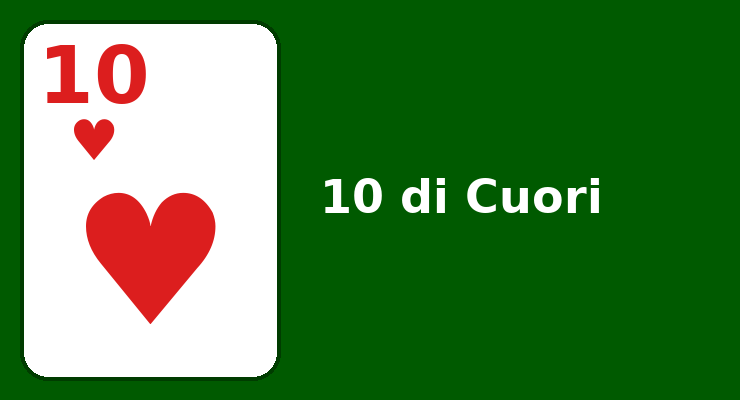
#> input picture backend/10_di_cuori.png, 740 x 400 px, given as the content of the folder card_templates/pokerstars/full, which was not available
$ python card_recognition_fullcard.py
#> lines starting #> are read from the running program, lines starting #| are printed output that depends on the picture; pictures that were not available may be replaced by others from this repository, and a replacement may not be noted
#!/usr/bin/env python3
"""
CARD RECOGNITION - FULL CARD SYSTEM
====================================

ORDINE CAPO: Sistema basato su matching di carte complete.

Vantaggi:
- Non serve ROI rank/suit precisa
- Grafica PokerStars (ombre, bordi) parte del pattern
- 52 template = veloce anche su CPU
- Più robusto contro variazioni

Pipeline:
1. Carica 52 template normalizzati
2. Crop carta intera dal tavolo
3. Normalize (resize + blur)
4. Match con tutti i 52 template (TM_CCOEFF_NORMED)
5. Ritorna best match con score
"""

import os
import glob
import cv2
import numpy as np
from typing import Dict, Tuple, Optional
from PIL import Image

TEMPLATES_DIR = "card_templates/pokerstars/full"

# ORDINE CAPO: Doppia soglia per confidenza
THRESHOLD_STRONG = 0.85  # Quasi certo
THRESHOLD_SOFT = 0.65    # Forse è lei, ma potrei sbagliare

class FullCardRecognizer:
    """
    Recognizer basato su full-card template matching.

    ORDINE CAPO - Doppia soglia:
    - strong (>0.85): carta sicura al 100%
    - weak (0.65-0.85): probabile ma non certissimo
    - none (<0.65): non riconosciuta / slot vuoto
    """

    def __init__(
        self,
        templates_dir: str = TEMPLATES_DIR,
        threshold_strong: float = THRESHOLD_STRONG,
        threshold_soft: float = THRESHOLD_SOFT
    ):
        self.templates = self._load_templates(templates_dir)
        self.th_strong = threshold_strong
        self.th_soft = threshold_soft

        if self.templates:
            # Prendi dimensione dai template
            first_tmpl = next(iter(self.templates.values()))
            self.template_size = (first_tmpl.shape[1], first_tmpl.shape[0])  # (W, H)
            print(f"✅ FullCardRecognizer initialized")
            print(f"   Templates: {len(self.templates)}/52")
            print(f"   Size: {self.template_size[0]}×{self.template_size[1]}px")
            print(f"   Thresholds: strong={self.th_strong}, soft={self.th_soft}")
        else:
            self.template_size = None
            print(f"⚠️ No templates loaded!")

    def _load_templates(self, templates_dir: str) -> Dict[str, np.ndarray]:
        """
        Carica i 52 template normalizzati.

        Returns:
            Dict mapping card code (es: "Ah", "7c") → template image
        """
#> called with templates_dir = 'card_templates/pokerstars/full'
        templates = {}
        pattern = os.path.join(templates_dir, "*.png")

        for path in glob.glob(pattern):
            code = os.path.splitext(os.path.basename(path))[0]  # es: "Ah"
            img = cv2.imread(path, cv2.IMREAD_GRAYSCALE)
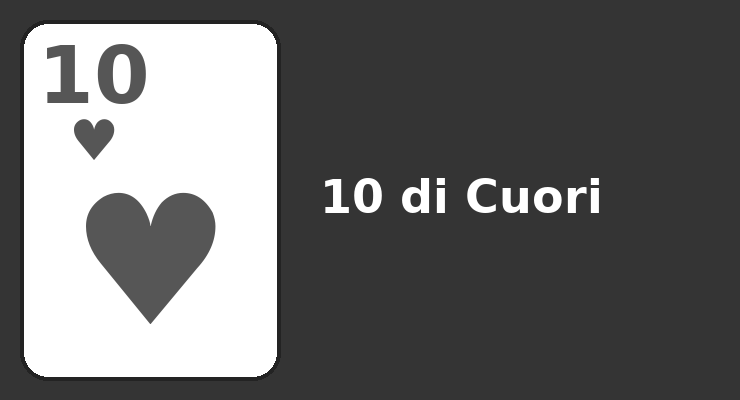
#> img: shape (400, 740); min 35, max 255, mean 106.7
            if img is None:
                continue
            templates[code] = img

        return templates

    def normalize_card_crop(self, card_crop: np.ndarray) -> np.ndarray:
        """
        Normalizza un crop di carta per matching.

        Args:
            card_crop: Carta croppata dal tavolo (numpy array o PIL Image)

        Returns:
            Carta normalizzata (grayscale, resize, blur)
        """
        # Convert PIL to numpy if needed
        if isinstance(card_crop, Image.Image):
            card_crop = np.array(card_crop)

        # Grayscale if needed
        if len(card_crop.shape) == 3:
            card_crop = cv2.cvtColor(card_crop, cv2.COLOR_BGR2GRAY)

        # Resize a dimensione template
        card_norm = cv2.resize(card_crop, self.template_size,
                               interpolation=cv2.INTER_AREA)

        # Blur leggero
        card_norm = cv2.GaussianBlur(card_norm, (3, 3), 0)

        return card_norm

    def is_empty_slot(self, card_crop: np.ndarray) -> bool:
        """
        Rileva se uno slot è vuoto (tavolo verde/marrone, no carta).

        Args:
            card_crop: Crop della carta

        Returns:
            True se slot vuoto (bassa varianza = colore uniforme)
        """
        # Convert if needed
        if isinstance(card_crop, Image.Image):
            card_crop = np.array(card_crop)

        if len(card_crop.shape) == 3:
            card_crop = cv2.cvtColor(card_crop, cv2.COLOR_BGR2GRAY)

        # Calcola deviazione standard
        std = np.std(card_crop)

        # Se molto bassa → colore uniforme (tavolo, no carta)
        return std < 15.0

    def recognize_card(
        self,
        card_crop: np.ndarray
    ) -> Tuple[Optional[str], float, str]:
        """
        Riconosce una carta usando template matching con confidenza.

        ORDINE CAPO - Ritorna tripla:
        - code: carta riconosciuta (es: "Ah") o None
        - score: match score [0-1]
        - conf: "strong" | "weak" | "none"

        Args:
            card_crop: Carta croppata dal tavolo

        Returns:
            (card_code, score, conf) es: ("Ah", 0.92, "strong")
        """
        if not self.templates:
            return None, 0.0, "none"

        # Check se slot vuoto
        if self.is_empty_slot(card_crop):
            return None, 0.0, "none"

        # Normalize crop
        card_norm = self.normalize_card_crop(card_crop)

        # Match con tutti i 52 template
        best_code = None
        best_score = -1.0

        for code, tmpl in self.templates.items():
            # matchTemplate con TM_CCOEFF_NORMED
            # Ritorna valori [-1, 1], 1 = match perfetto
            res = cv2.matchTemplate(card_norm, tmpl, cv2.TM_CCOEFF_NORMED)
            score = float(res.max())

            if score > best_score:
                best_score = score
                best_code = code

        # Determina confidenza ORDINE CAPO
        if best_score >= self.th_strong:
            conf = "strong"
        elif best_score >= self.th_soft:
            conf = "weak"
        else:
            return None, best_score, "none"

        return best_code, best_score, conf

    # [47 lines left out: functions recognize_multiple, extract_card_from_table, not called in this run]


# ============================================================================
# TESTING
# ============================================================================

if __name__ == "__main__":
    import sys

    print("\n" + "="*80)
    print("🎯 FULL-CARD RECOGNITION SYSTEM TEST")
    print("="*80 + "\n")

    # Initialize recognizer
    recognizer = FullCardRecognizer()
#> in __init__, `self.templates = self._load_templates(templates_dir)`: self.templates = 1 item
#|    Templates: 1/52
#|    Size: 740×400px

    if not recognizer.templates:
        print("❌ No templates found! Run normalize_fullcard_templates.py first")
        sys.exit(1)

    # Test con carte esempio se disponibili
    test_cards = [
        "test_4d.png",
        "test_7c.png",
        "test_Kd.png",
    ]

    print("\n" + "-"*80)
    print("TEST SU CARTE ESEMPIO")
    print("-"*80 + "\n")

    for test_file in test_cards:
        if not os.path.exists(test_file):
            continue

        # Load image
        img = cv2.imread(test_file)
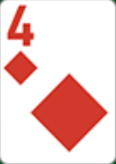
#> input picture backend/test_4d.png, 116 x 164 px
#> img is the input picture: shape (164, 116, 3); mean B, G, R 205.7, 208.9, 242.6

        # Recognize con nuova API (tripla)
        code, score, conf = recognizer.recognize_card(img)
#> in is_empty_slot, `card_crop = cv2.cvtColor(card_crop, cv2.COLOR_BGR2GRAY)`:
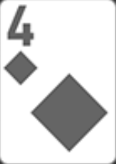
#> card_crop: shape (164, 116); min 50, max 255, mean 218.7
#> in is_empty_slot, `std = np.std(card_crop)`: std = 62.86
#> in normalize_card_crop, `card_norm = cv2.resize(card_crop, self.template_size, interpolation=cv..`:
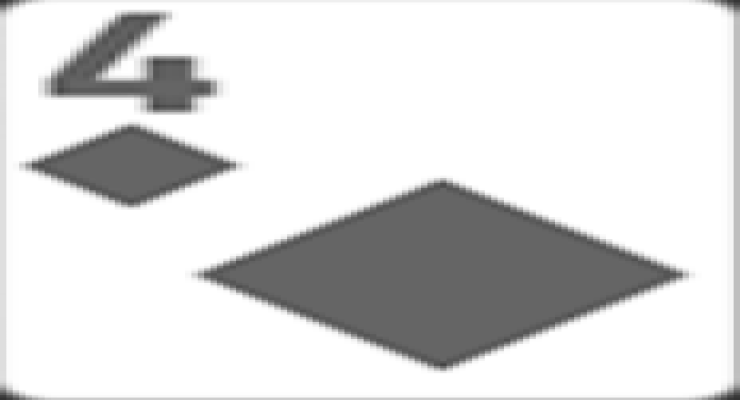
#> card_norm: shape (400, 740); min 50, max 255, mean 218.7
#> the loop in recognize_card, `for code, tmpl in self.templates.items():` made 1 pass
#> (code, res, score, best_score, best_code) on pass 1: ('10_di_cuori', [-0.00782], -0.00782, -0.00782, '10_di_cuori')
#> after the loop in recognize_card, `for code, tmpl in self.templates.items():`: best_score = -0.00782
#> score = -0.00782; conf = 'none'

        # Emoji per confidenza
        if conf == "strong":
            emoji = "✅"
        elif conf == "weak":
            emoji = "⚠️"
        else:
            emoji = "❌"

        print(f"{emoji} {test_file:15s} → {code or 'None':3s} (score: {score:.3f}, conf: {conf})")
#| ❌ test_4d.png     → None (score: -0.008, conf: none)
#> pass 2 of the loop `for test_file in test_cards:`:
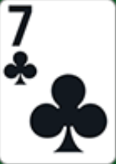
#> input picture backend/test_7c.png, 116 x 164 px
#> img is the input picture: shape (164, 116, 3); mean B, G, R 200.4, 199.1, 197.8
#> in normalize_card_crop (call 2), `card_norm = cv2.resize(card_crop, self.template_size, interpolation=cv..`:
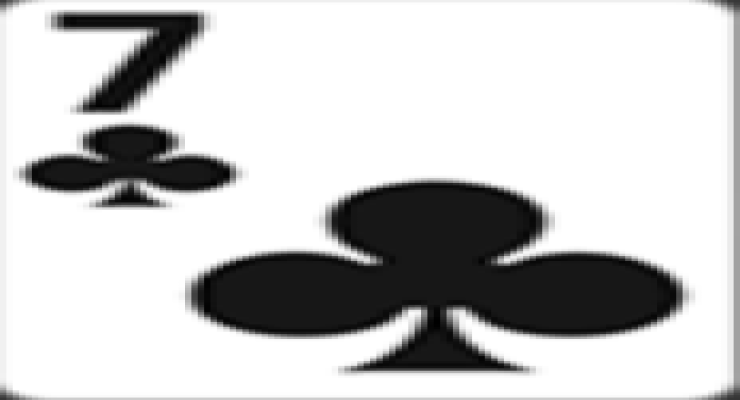
#> card_norm: shape (400, 740); min 0, max 255, mean 198.9
#> the loop in recognize_card (call 2), `for code, tmpl in self.templates.items():` made 1 pass
#> (code, res, score, best_score, best_code) on pass 1: ('10_di_cuori', [-0.022], -0.022, -0.022, '10_di_cuori')
#> `code, score, conf = recognizer.recognize_card(img)`: score = -0.022
#| ❌ test_7c.png     → None (score: -0.022, conf: none)
#> pass 3 of the loop `for test_file in test_cards:`:
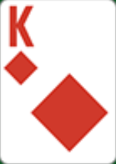
#> input picture backend/test_Kd.png, 116 x 164 px
#> img is the input picture: shape (164, 116, 3); mean B, G, R 204.6, 207.9, 242.4
#> in is_empty_slot (call 3), `card_crop = cv2.cvtColor(card_crop, cv2.COLOR_BGR2GRAY)`:
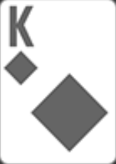
#> card_crop: shape (164, 116); min 53, max 255, mean 217.9
#> std = 63.29
#> in normalize_card_crop (call 3), `card_norm = cv2.resize(card_crop, self.template_size, interpolation=cv..`:
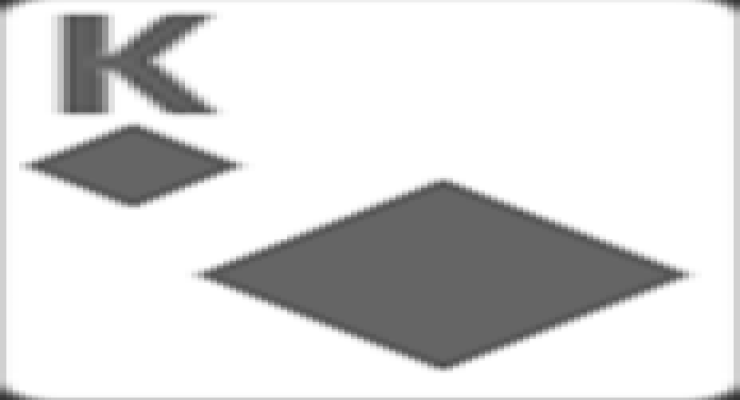
#> card_norm: shape (400, 740); min 53, max 255, mean 217.9
#> `code, score, conf = recognizer.recognize_card(img)`: score = -0.0173
#| ❌ test_Kd.png     → None (score: -0.017, conf: none)

    print("\n" + "="*80)
    print("✅ TEST COMPLETATO")
    print("="*80 + "\n")
